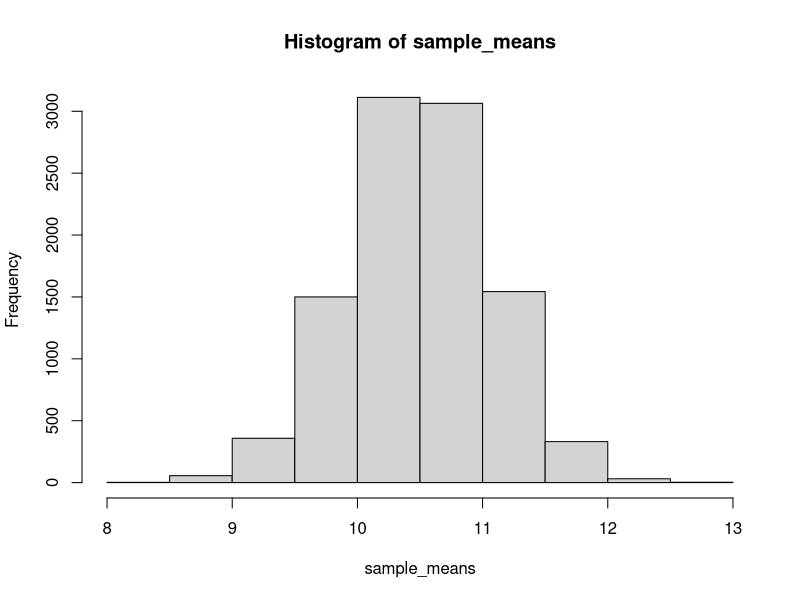

Recreate this plot in R.
## ---- chunk 1
n_sims <- 10000

# Can use normal z-score
n <- 50
alpha <- 0.10

sample_means <- c()
sample_rejects <- c()

for(i in 1:n_sims){
	
	draws <- rnorm(n, mean = 10, sd = 4)
	mean <- mean(draws)

	# Standardize Mean
	z_score <- (mean - 10)/(4/sqrt(n))
	
	# p-value = 2 * P(z <= - |z-score|)
	z_score <- -abs(z_score)
	p_value <- 2 * pnorm(z_score)
	
	# reject if p_value < alpha
	reject <- p_value < alpha

	# Store results to vector
	sample_rejects <- c(sample_rejects, reject)
	sample_means <- c(sample_means, mean)
}

# hist(sample_means)

# Rejection rate
sum(sample_rejects)/n_sims

# Tails are fatter
# hist(sample_means)

## ---- chunk 2
n_sims <- 10000

# Can use normal z-score
n <- 50
alpha <- 0.05
true_mean <- 10.5

sample_means <- c()
sample_rejects <- c()

for(i in 1:n_sims){
	
	draws <- rnorm(n, mean = true_mean, sd = 4)
	mean <- mean(draws)

	# Standardize Mean given the null is true
	z_score <- (mean - 10)/(4/sqrt(n))
	
	# p-value = 2 * P(z <= - |z-score|)
	z_score <- -abs(z_score)
	p_value <- 2*pnorm(z_score)
	
	# reject if p_value < alpha
	reject <- p_value < alpha
	
	# Store results to vector
	sample_rejects <- c(sample_rejects, reject)
	sample_means <- c(sample_means, mean)
}

# Rejection rate
sum(sample_rejects)/n_sims

hist(sample_means)

## ---- chunk 3
set.seed(1)

# Random Sample of group 1 and 2
x1 <- rnorm(50, mean = 10, sd = 5)
x2 <- rnorm(35, mean = 11, sd = 5)

# Calculate means
mean1 <- mean(x1)
mean2 <- mean(x2)
		
# Calculate z-stat
diff_in_means <- mean1 - mean2

z_score <- (mean1 - mean2) / sqrt((25/50) + (25/35))
	
# Calculate p-value
p_value <- 1 - pnorm(z_score)

p_value


## ---- chunk 4
set.seed(1)

# Random Sample of group 1 and 2
x1 <- rnorm(24, mean = 10, sd = 5)
x2 <- rnorm(15, mean = 11, sd = 5)

# Calculate means
mean1 <- mean(x1)
mean2 <- mean(x2)

var1 <- var(x1)
var2 <- var(x2)
		
# Calculate z-stat
t_score <- (mean1 - mean2) / sqrt((var1/24) + (var2/15))
	
# Calculate p-value
# Note you have to supply t_score and degrees of freedom to tnorm()
# Type ?pt into the terminal to learn how to use this
p_value <- pt(t_score, df = 14)

p_value




